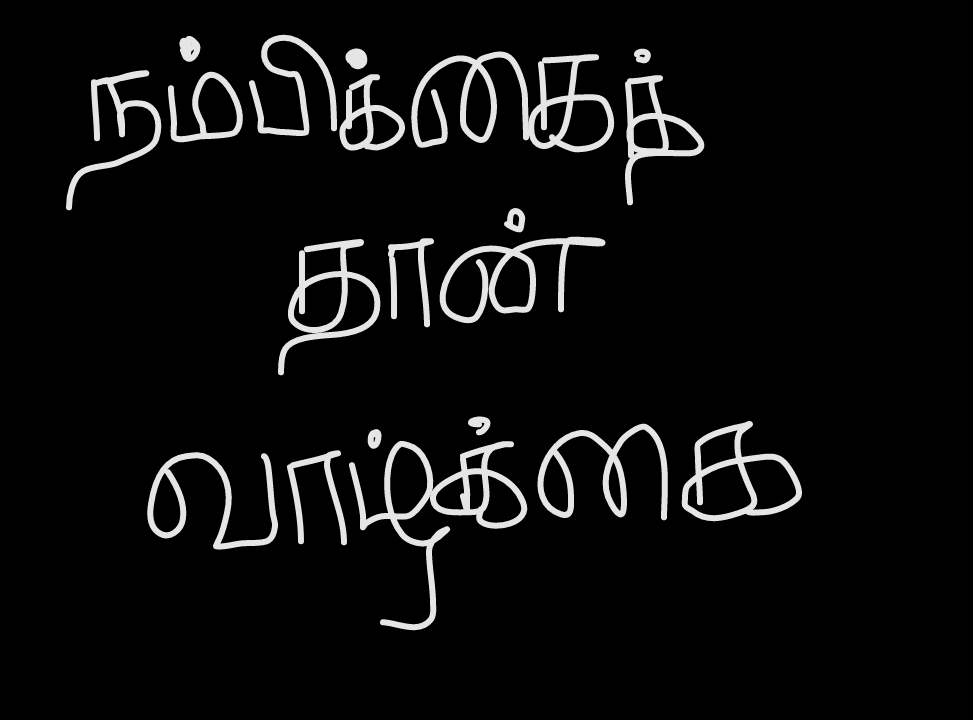
#> input picture image/ROI_0.png, 973 x 720 px, given in place of hands.png, which was not available
$ jupyter execute --allow-errors Untitled4.ipynb   (shell and % lines are left out)
#> lines starting #> are read from the running program, lines starting #| are printed output that depends on the picture; after the words box and inside, x2 and y2 are one past the last pixel; in counts of white or black regions, pixels touching at a corner belong together; pictures that were not available may be replaced by others from this repository, and a replacement may not be noted
[cell 1]
import pandas as pd
import numpy as np
import cv2
import pytesseract
# custom_config = r’ — oem 3 — psm 6'
from matplotlib import pyplot as plt

[cell 2]
# load raw image
img = cv2.imread("hands.png")
#> img is the input picture: shape (720, 973, 3); min 0, max 230, mean 12.9
# display raw image
plt.imshow(img)
plt.show()

[cell 3]
def sharpen_image(im):
  kernel = np.ones((3,3),np.float32)/90
  im = cv2.filter2D(im,-1,kernel)
  return im

[cell 4]
# apply image thresholding
gray = cv2.cvtColor(img, cv2.COLOR_BGR2GRAY)
thresh = cv2.threshold(gray,0,255,cv2.THRESH_OTSU + cv2.THRESH_BINARY)[1]
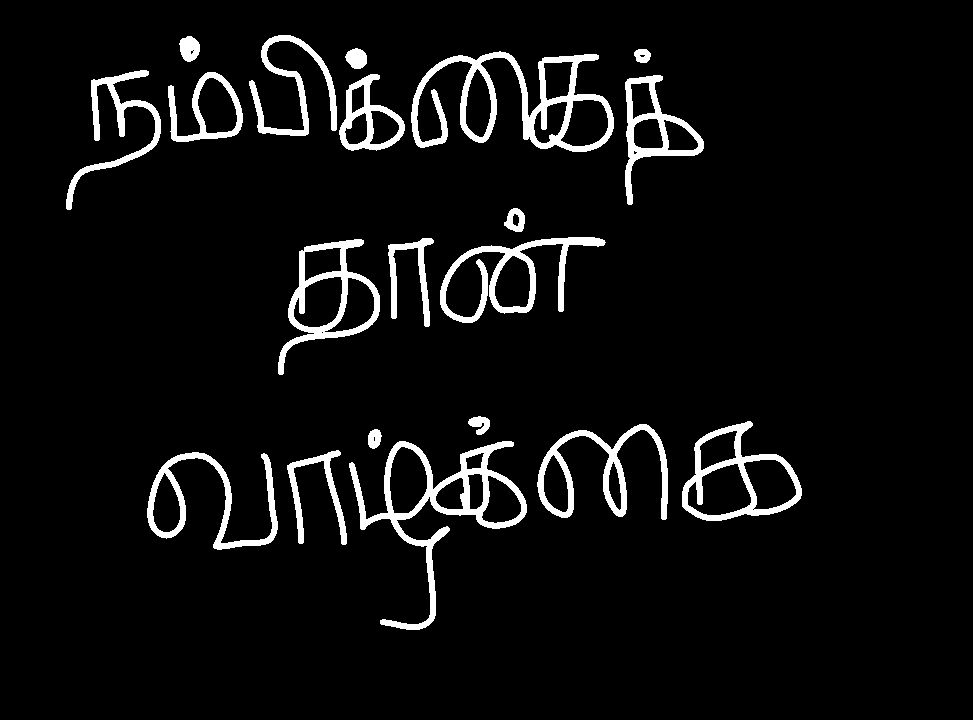
#> thresh: shape (720, 973); 5.7% white; 20 white regions
# [4 lines of commented-out code are left out]
thresh = cv2.resize(thresh, (960, 540))
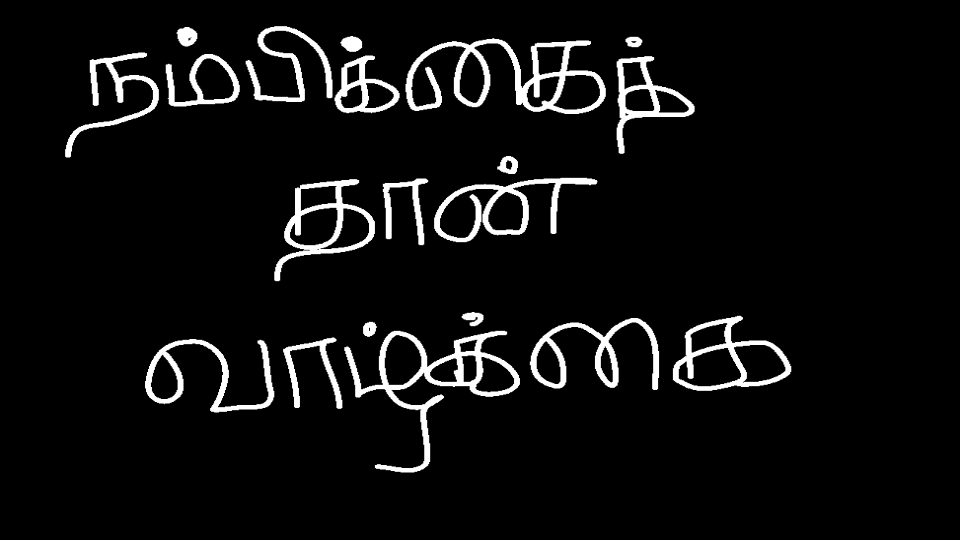
#> thresh: shape (540, 960); min 0, max 255, mean 14.5
# invert the image, 255 is the maximum value
# img_thresh = 255 -thresh
# display image
#> (the rest of this cell did not finish here and is left out)

[cell 5]
from imutils import contours
cnts = cv2.findContours(thresh, cv2.RETR_EXTERNAL, cv2.CHAIN_APPROX_SIMPLE)
#> cnts = 20 contours; largest, box (x1, y1, x2, y2) and area: (405, 38, 606, 114) 7451, (344, 330, 520, 473) 7276, (672, 315, 792, 391) 5767, (274, 179, 375, 282) 5086, (434, 177, 598, 243) 4966
cnts = cnts[0] if len(cnts) == 2 else cnts[1]
cnts, _ = contours.sort_contours(cnts, method="left-to-right")
ROI_number = 0
for c in cnts:
    area = cv2.contourArea(c)
    if area > 10:
        x,y,w,h = cv2.boundingRect(c)
        ROI = 255 - img[y:y+h, x:x+w]
        cv2.imwrite('/home/snekha/hackathons/taml/ml/code/image/ROI_{}.png'.format(ROI_number), ROI)

                # align image text

        # image_path = '/home/snekha/hackathons/taml/ml/code/image/ROI_{}.png'.format(ROI_number)
        # image_file = Image.open(image_path)
        # image_file.save('/home/snekha/hackathons/taml/ml/code/image/ROI_{}.png'.format(ROI_number), quality=95)
        cv2.rectangle(img, (x, y), (x + w, y + h), (36,255,12), 2)
#> this loop made 20 passes
#> (area, x, y, w, h) on passes 1 to 12: (1664, 65, 52, 94, 106), (2830, 145, 339, 130, 74), (2295, 165, 54, 75, 53), (310, 176, 27, 22, 20), (1557, 245, 26, 88, 76), (5085.5, 274, 179, 101, 103), (969, 283, 337, 60, 72), (2294.5, 334, 55, 66, 59), (260.5, 340, 36, 23, 16), (7275.5, 344, 330, 176, 143), (150, 363, 321, 14, 16), (899, 382, 178, 47, 68)
#> pass 1, `ROI = 255 - img[y:y+h, x:x+w]`:
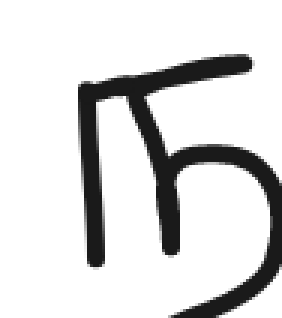
#> ROI: shape (106, 94, 3) (shown 3 times larger); min 25, max 255, mean 217.9
#> pass 3, `ROI = 255 - img[y:y+h, x:x+w]`:
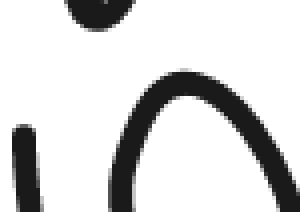
#> ROI: shape (53, 75, 3) (shown 4 times larger); min 26, max 255, mean 213.5
#> after the loop:
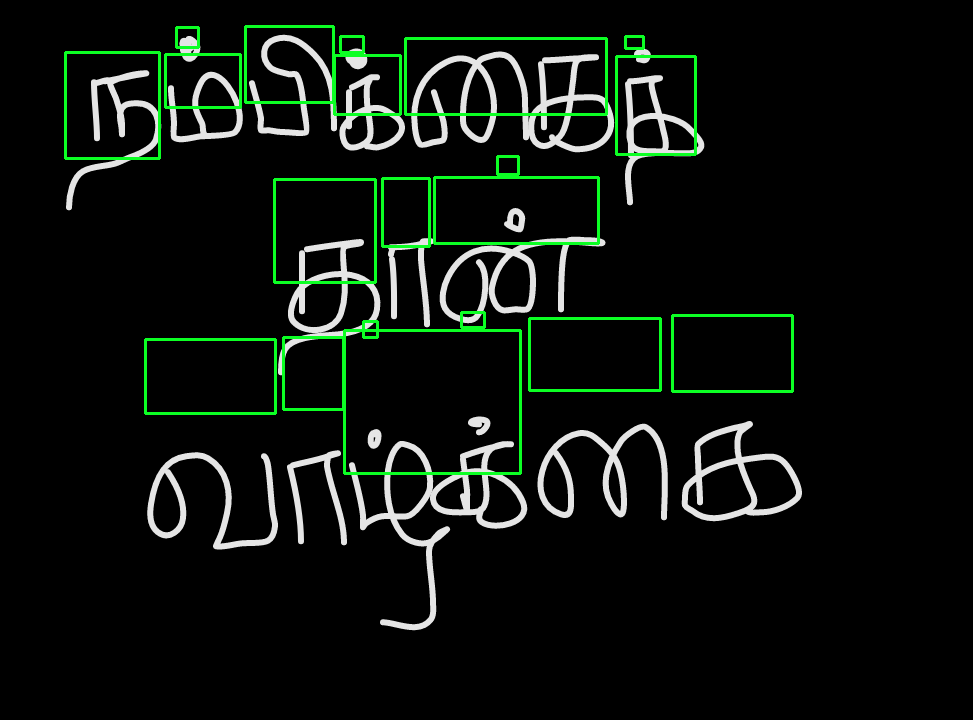
#> img: shape (720, 973, 3); 2.43% of pixels changed, all inside (x1, y1, x2, y2) = (64, 25, 794, 475)

[cell 6]
# split text into rows
# find sum of column values, row-wise
a = np.sum(img == 255, axis=1)
#> a = 720 rows, first 8: [0, 0, 0], [0, 0, 0], [0, 0, 0], [0, 0, 0], [0, 0, 0], [0, 0, 0], [0, 0, 0], [0, 0, 0]
rows = []
seg = []
#> (the rest of this cell did not finish here and is left out)
